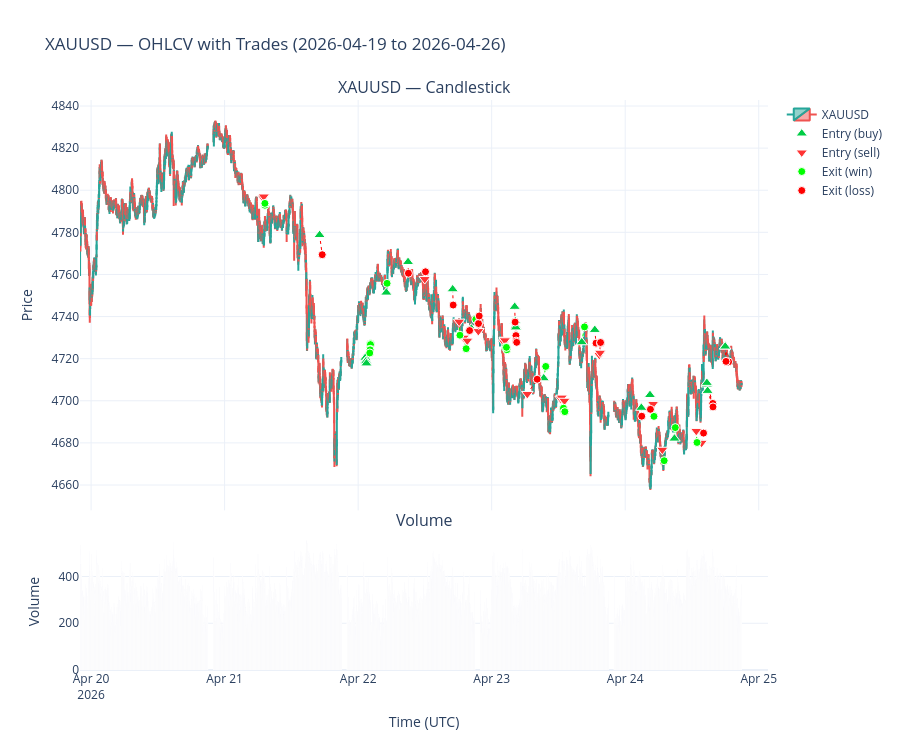

Notebook code cell kept with this figure:
### Code cell
if ohlcv is None or ohlcv.empty:
    print("No OHLCV data available to chart.")
else:
    # --- Pair IN/OUT deals for the selected symbol ---
    _sym_trades = (
        trades[trades["symbol"].str.startswith(SYMBOL)].copy()
        if not trades.empty
        else pd.DataFrame()
    )

    _entries = (
        _sym_trades[_sym_trades["entry_type"] == "IN"][
            ["position_id", "time", "price", "side"]
        ].rename(columns={"time": "entry_time", "price": "entry_price"})
    )
    _exits = (
        _sym_trades[_sym_trades["entry_type"].isin(["OUT", "OUT_BY", "INOUT"])][
            ["position_id", "time", "price", "net_pnl"]
        ].rename(columns={"time": "exit_time", "price": "exit_price"})
    )

    _pairs = _entries.merge(_exits, on="position_id", how="inner").copy()
    _pairs["result"] = _pairs["net_pnl"].apply(
        lambda x: "win" if x > 0 else ("loss" if x < 0 else "breakeven")
    )

    # Floor sub-minute timestamps so markers align with 1-min OHLCV bar open times.
    # MT5 deals carry second/millisecond precision; candlestick bars sit at exact
    # minute boundaries — without this floor, markers appear between candles.
    _pairs["entry_bar"] = _pairs["entry_time"].dt.floor("min")
    _pairs["exit_bar"]  = _pairs["exit_time"].dt.floor("min")

    _result_color = {"win": "lime", "loss": "red", "breakeven": "grey"}
    _side_color   = {"buy": "#00cc44", "sell": "#ff3333"}
    _entry_symbol = {"buy": "triangle-up", "sell": "triangle-down"}

    # --- Build chart ---
    fig = make_subplots(
        rows=2,
        cols=1,
        shared_xaxes=True,
        row_heights=[0.75, 0.25],
        vertical_spacing=0.04,
        subplot_titles=(f"{SYMBOL} — Candlestick", "Volume"),
    )

    fig.add_trace(
        go.Candlestick(
            x=ohlcv.index,
            open=ohlcv["Open"],
            high=ohlcv["High"],
            low=ohlcv["Low"],
            close=ohlcv["Close"],
            name=SYMBOL,
            increasing_line_color="#26a69a",
            decreasing_line_color="#ef5350",
        ),
        row=1,
        col=1,
    )

    fig.add_trace(
        go.Bar(
            x=ohlcv.index,
            y=ohlcv["Volume"],
            name="Volume",
            marker_color="rgba(100,100,200,0.4)",
            showlegend=False,
        ),
        row=2,
        col=1,
    )

    if not _pairs.empty:
        # Connector lines: use floored bar times for x so lines track candles
        for _, row_data in _pairs.iterrows():
            col_ = _result_color.get(row_data["result"], "grey")
            fig.add_trace(
                go.Scatter(
                    x=[row_data["entry_bar"], row_data["exit_bar"]],
                    y=[row_data["entry_price"], row_data["exit_price"]],
                    mode="lines",
                    line=dict(color=col_, width=1, dash="dot"),
                    showlegend=False,
                    hoverinfo="skip",
                ),
                row=1,
                col=1,
            )

        # Entry markers — x uses floored bar time, y uses actual fill price
        for side in ("buy", "sell"):
            _s = _pairs[_pairs["side"] == side]
            if _s.empty:
                continue
            fig.add_trace(
                go.Scatter(
                    x=_s["entry_bar"],
                    y=_s["entry_price"],
                    mode="markers",
                    name=f"Entry ({side})",
                    marker=dict(
                        symbol=_entry_symbol[side],
                        color=_side_color[side],
                        size=10,
                        line=dict(color="white", width=1),
                    ),
                    customdata=_s[["position_id", "entry_price", "entry_time"]].values,
                    hovertemplate=(
                        "Entry %{customdata[0]}<br>"
                        "Price: %{customdata[1]:.5f}<br>"
                        "Time: %{customdata[2]}<extra></extra>"
                    ),
                ),
                row=1,
                col=1,
            )

        # Exit markers — x uses floored bar time, y uses actual fill price
        for result in ("win", "loss", "breakeven"):
            _r = _pairs[_pairs["result"] == result]
            if _r.empty:
                continue
            fig.add_trace(
                go.Scatter(
                    x=_r["exit_bar"],
                    y=_r["exit_price"],
                    mode="markers",
                    name=f"Exit ({result})",
                    marker=dict(
                        symbol="circle",
                        color=_result_color[result],
                        size=8,
                        line=dict(color="white", width=1),
                    ),
                    customdata=_r[["position_id", "exit_price", "net_pnl", "exit_time"]].values,
                    hovertemplate=(
                        "Exit %{customdata[0]}<br>"
                        "Price: %{customdata[1]:.5f}<br>"
                        "Net PnL: %{customdata[2]:.2f}<br>"
                        "Time: %{customdata[3]}<extra></extra>"
                    ),
                ),
                row=1,
                col=1,
            )

    fig.update_layout(
        title=f"{SYMBOL} — OHLCV with Trades ({START_DATE} to {END_DATE})",
        template="plotly_white",
        height=750,
        hovermode="x unified",
        xaxis_rangeslider_visible=False,
    )
    fig.update_yaxes(title_text="Price", row=1, col=1)
    fig.update_yaxes(title_text="Volume", row=2, col=1)
    fig.update_xaxes(title_text="Time (UTC)", row=2, col=1)
    fig.show()
    print(f"Trades overlaid: {len(_pairs)} matched entry/exit pairs")

### Figure 1 — Plotly figure (JSON) as saved in the notebook; plotly's stock layout.template omitted (floating-point values rounded to 4 significant figures; data arrays with more than 128 entries replaced by an {"elided": "..."} marker saying what was removed)
{"data": [{"close": {"elided": "6886 float values"}, "decreasing": {"line": {"color": "#ef5350"}}, "high": {"elided": "6886 float values"}, "increasing": {"line": {"color": "#26a69a"}}, "low": {"elided": "6886 float values"}, "name": "XAUUSD", "open": {"elided": "6886 float values"}, "type": "candlestick", "x": {"elided": "6886 str values"}, "xaxis": "x", "yaxis": "y"}, {"marker": {"color": "rgba(100,100,200,0.4)"}, "name": "Volume", "showlegend": false, "type": "bar", "x": {"elided": "6886 str values"}, "xaxis": "x2", "y": {"elided": "6886 int values"}, "yaxis": "y2"}, {"hoverinfo": "skip", "line": {"color": "lime", "dash": "dot", "width": 1}, "mode": "lines", "showlegend": false, "type": "scatter", "x": ["2026-04-21T06:54:09+00:00", "2026-04-21T07:15:05+00:00"], "xaxis": "x", "y": [4796.0, 4793.0], "yaxis": "y"}, {"hoverinfo": "skip", "line": {"color": "lime", "dash": "dot", "width": 1}, "mode": "lines", "showlegend": false, "type": "scatter", "x": ["2026-04-21T07:02:24+00:00", "2026-04-21T07:14:25+00:00"], "xaxis": "x", "y": [4797.0, 4794.0], "yaxis": "y"}, {"hoverinfo": "skip", "line": {"color": "red", "dash": "dot", "width": 1}, "mode": "lines", "showlegend": false, "type": "scatter", "x": ["2026-04-21T17:04:13+00:00", "2026-04-21T17:32:42+00:00"], "xaxis": "x", "y": [4779.0, 4769.0], "yaxis": "y"}, {"hoverinfo": "skip", "line": {"color": "lime", "dash": "dot", "width": 1}, "mode": "lines", "showlegend": false, "type": "scatter", "x": ["2026-04-22T01:17:04+00:00", "2026-04-22T02:13:35+00:00"], "xaxis": "x", "y": [4721.0, 4727.0], "yaxis": "y"}, {"hoverinfo": "skip", "line": {"color": "lime", "dash": "dot", "width": 1}, "mode": "lines", "showlegend": false, "type": "scatter", "x": ["2026-04-22T01:18:03+00:00", "2026-04-22T02:12:53+00:00"], "xaxis": "x", "y": [4720.0, 4727.0], "yaxis": "y"}, {"hoverinfo": "skip", "line": {"color": "lime", "dash": "dot", "width": 1}, "mode": "lines", "showlegend": false, "type": "scatter", "x": ["2026-04-22T01:22:03+00:00", "2026-04-22T02:09:04+00:00"], "xaxis": "x", "y": [4719.0, 4724.0], "yaxis": "y"}, {"hoverinfo": "skip", "line": {"color": "lime", "dash": "dot", "width": 1}, "mode": "lines", "showlegend": false, "type": "scatter", "x": ["2026-04-22T01:23:03+00:00", "2026-04-22T02:08:43+00:00"], "xaxis": "x", "y": [4719.0, 4724.0], "yaxis": "y"}, {"hoverinfo": "skip", "line": {"color": "lime", "dash": "dot", "width": 1}, "mode": "lines", "showlegend": false, "type": "scatter", "x": ["2026-04-22T01:25:02+00:00", "2026-04-22T02:08:43+00:00"], "xaxis": "x", "y": [4719.0, 4724.0], "yaxis": "y"}, {"hoverinfo": "skip", "line": {"color": "lime", "dash": "dot", "width": 1}, "mode": "lines", "showlegend": false, "type": "scatter", "x": ["2026-04-22T01:29:29+00:00", "2026-04-22T02:05:08+00:00"], "xaxis": "x", "y": [4718.0, 4723.0], "yaxis": "y"}, {"hoverinfo": "skip", "line": {"color": "lime", "dash": "dot", "width": 1}, "mode": "lines", "showlegend": false, "type": "scatter", "x": ["2026-04-22T05:04:06+00:00", "2026-04-22T05:11:43+00:00"], "xaxis": "x", "y": [4751.0, 4756.0], "yaxis": "y"}, {"hoverinfo": "skip", "line": {"color": "red", "dash": "dot", "width": 1}, "mode": "lines", "showlegend": false, "type": "scatter", "x": ["2026-04-22T08:58:15+00:00", "2026-04-22T09:02:01+00:00"], "xaxis": "x", "y": [4766.0, 4761.0], "yaxis": "y"}, {"hoverinfo": "skip", "line": {"color": "red", "dash": "dot", "width": 1}, "mode": "lines", "showlegend": false, "type": "scatter", "x": ["2026-04-22T11:58:04+00:00", "2026-04-22T12:06:24+00:00"], "xaxis": "x", "y": [4758.0, 4761.0], "yaxis": "y"}, {"hoverinfo": "skip", "line": {"color": "red", "dash": "dot", "width": 1}, "mode": "lines", "showlegend": false, "type": "scatter", "x": ["2026-04-22T16:59:32+00:00", "2026-04-22T17:04:53+00:00"], "xaxis": "x", "y": [4753.0, 4745.0], "yaxis": "y"}, {"hoverinfo": "skip", "line": {"color": "lime", "dash": "dot", "width": 1}, "mode": "lines", "showlegend": false, "type": "scatter", "x": ["2026-04-22T18:09:10+00:00", "2026-04-22T18:17:39+00:00"], "xaxis": "x", "y": [4738.0, 4731.0], "yaxis": "y"}, {"hoverinfo": "skip", "line": {"color": "lime", "dash": "dot", "width": 1}, "mode": "lines", "showlegend": false, "type": "scatter", "x": ["2026-04-22T18:58:06+00:00", "2026-04-22T19:24:47+00:00"], "xaxis": "x", "y": [4730.0, 4725.0], "yaxis": "y"}, {"hoverinfo": "skip", "line": {"color": "red", "dash": "dot", "width": 1}, "mode": "lines", "showlegend": false, "type": "scatter", "x": ["2026-04-22T19:36:52+00:00", "2026-04-22T20:01:53+00:00"], "xaxis": "x", "y": [4729.0, 4733.0], "yaxis": "y"}, {"hoverinfo": "skip", "line": {"color": "lime", "dash": "dot", "width": 1}, "mode": "lines", "showlegend": false, "type": "scatter", "x": ["2026-04-22T20:20:19+00:00", "2026-04-22T21:08:52+00:00"], "xaxis": "x", "y": [4734.0, 4739.0], "yaxis": "y"}, {"hoverinfo": "skip", "line": {"color": "red", "dash": "dot", "width": 1}, "mode": "lines", "showlegend": false, "type": "scatter", "x": ["2026-04-22T21:35:09+00:00", "2026-04-22T21:37:58+00:00"], "xaxis": "x", "y": [4733.0, 4737.0], "yaxis": "y"}, {"hoverinfo": "skip", "line": {"color": "red", "dash": "dot", "width": 1}, "mode": "lines", "showlegend": false, "type": "scatter", "x": ["2026-04-22T21:36:02+00:00", "2026-04-22T21:37:58+00:00"], "xaxis": "x", "y": [4733.0, 4737.0], "yaxis": "y"}, {"hoverinfo": "skip", "line": {"color": "red", "dash": "dot", "width": 1}, "mode": "lines", "showlegend": false, "type": "scatter", "x": ["2026-04-22T21:39:20+00:00", "2026-04-22T21:45:40+00:00"], "xaxis": "x", "y": [4736.0, 4740.0], "yaxis": "y"}, {"hoverinfo": "skip", "line": {"color": "lime", "dash": "dot", "width": 1}, "mode": "lines", "showlegend": false, "type": "scatter", "x": ["2026-04-23T02:14:17+00:00", "2026-04-23T02:43:33+00:00"], "xaxis": "x", "y": [4728.0, 4724.0], "yaxis": "y"}, {"hoverinfo": "skip", "line": {"color": "lime", "dash": "dot", "width": 1}, "mode": "lines", "showlegend": false, "type": "scatter", "x": ["2026-04-23T02:21:25+00:00", "2026-04-23T02:26:12+00:00"], "xaxis": "x", "y": [4729, 4726.0], "yaxis": "y"}, {"hoverinfo": "skip", "line": {"color": "lime", "dash": "dot", "width": 1}, "mode": "lines", "showlegend": false, "type": "scatter", "x": ["2026-04-23T02:22:18+00:00", "2026-04-23T02:38:51+00:00"], "xaxis": "x", "y": [4729.0, 4725.0], "yaxis": "y"}, {"hoverinfo": "skip", "line": {"color": "red", "dash": "dot", "width": 1}, "mode": "lines", "showlegend": false, "type": "scatter", "x": ["2026-04-23T04:08:10+00:00", "2026-04-23T04:13:09+00:00"], "xaxis": "x", "y": [4745.0, 4737.0], "yaxis": "y"}, {"hoverinfo": "skip", "line": {"color": "red", "dash": "dot", "width": 1}, "mode": "lines", "showlegend": false, "type": "scatter", "x": ["2026-04-23T04:15:08+00:00", "2026-04-23T04:21:50+00:00"], "xaxis": "x", "y": [4738.0, 4731.0], "yaxis": "y"}, {"hoverinfo": "skip", "line": {"color": "red", "dash": "dot", "width": 1}, "mode": "lines", "showlegend": false, "type": "scatter", "x": ["2026-04-23T04:18:03+00:00", "2026-04-23T04:23:27+00:00"], "xaxis": "x", "y": [4736.0, 4728.0], "yaxis": "y"}, {"hoverinfo": "skip", "line": {"color": "red", "dash": "dot", "width": 1}, "mode": "lines", "showlegend": false, "type": "scatter", "x": ["2026-04-23T04:20:11+00:00", "2026-04-23T04:29:44+00:00"], "xaxis": "x", "y": [4735.0, 4728.0], "yaxis": "y"}, {"hoverinfo": "skip", "line": {"color": "red", "dash": "dot", "width": 1}, "mode": "lines", "showlegend": false, "type": "scatter", "x": ["2026-04-23T06:24:10+00:00", "2026-04-23T08:10:41+00:00"], "xaxis": "x", "y": [4703.0, 4710.0], "yaxis": "y"}, {"hoverinfo": "skip", "line": {"color": "lime", "dash": "dot", "width": 1}, "mode": "lines", "showlegend": false, "type": "scatter", "x": ["2026-04-23T09:21:36+00:00", "2026-04-23T09:42:57+00:00"], "xaxis": "x", "y": [4711.0, 4716.0], "yaxis": "y"}, {"hoverinfo": "skip", "line": {"color": "lime", "dash": "dot", "width": 1}, "mode": "lines", "showlegend": false, "type": "scatter", "x": ["2026-04-23T12:24:13+00:00", "2026-04-23T12:54:12+00:00"], "xaxis": "x", "y": [4701.0, 4696.0], "yaxis": "y"}, {"hoverinfo": "skip", "line": {"color": "lime", "dash": "dot", "width": 1}, "mode": "lines", "showlegend": false, "type": "scatter", "x": ["2026-04-23T12:34:51+00:00", "2026-04-23T12:54:10+00:00"], "xaxis": "x", "y": [4702.0, 4696.0], "yaxis": "y"}, {"hoverinfo": "skip", "line": {"color": "lime", "dash": "dot", "width": 1}, "mode": "lines", "showlegend": false, "type": "scatter", "x": ["2026-04-23T13:04:39+00:00", "2026-04-23T13:08:58+00:00"], "xaxis": "x", "y": [4700.0, 4695.0], "yaxis": "y"}, {"hoverinfo": "skip", "line": {"color": "lime", "dash": "dot", "width": 1}, "mode": "lines", "showlegend": false, "type": "scatter", "x": ["2026-04-23T16:11:13+00:00", "2026-04-23T16:40:52+00:00"], "xaxis": "x", "y": [4728.0, 4735.0], "yaxis": "y"}, {"hoverinfo": "skip", "line": {"color": "red", "dash": "dot", "width": 1}, "mode": "lines", "showlegend": false, "type": "scatter", "x": ["2026-04-23T18:32:04+00:00", "2026-04-23T18:45:01+00:00"], "xaxis": "x", "y": [4734.0, 4727.0], "yaxis": "y"}, {"hoverinfo": "skip", "line": {"color": "red", "dash": "dot", "width": 1}, "mode": "lines", "showlegend": false, "type": "scatter", "x": ["2026-04-23T19:21:02+00:00", "2026-04-23T19:33:46+00:00"], "xaxis": "x", "y": [4722.0, 4727.0], "yaxis": "y"}, {"hoverinfo": "skip", "line": {"color": "red", "dash": "dot", "width": 1}, "mode": "lines", "showlegend": false, "type": "scatter", "x": ["2026-04-23T19:29:08+00:00", "2026-04-23T19:34:09+00:00"], "xaxis": "x", "y": [4723.0, 4728.0], "yaxis": "y"}, {"hoverinfo": "skip", "line": {"color": "red", "dash": "dot", "width": 1}, "mode": "lines", "showlegend": false, "type": "scatter", "x": ["2026-04-24T02:54:01+00:00", "2026-04-24T02:58:02+00:00"], "xaxis": "x", "y": [4697.0, 4693.0], "yaxis": "y"}, {"hoverinfo": "skip", "line": {"color": "red", "dash": "dot", "width": 1}, "mode": "lines", "showlegend": false, "type": "scatter", "x": ["2026-04-24T04:27:02+00:00", "2026-04-24T04:32:00+00:00"], "xaxis": "x", "y": [4703.0, 4696.0], "yaxis": "y"}, {"hoverinfo": "skip", "line": {"color": "lime", "dash": "dot", "width": 1}, "mode": "lines", "showlegend": false, "type": "scatter", "x": ["2026-04-24T05:00:27+00:00", "2026-04-24T05:10:12+00:00"], "xaxis": "x", "y": [4699.0, 4693.0], "yaxis": "y"}, {"hoverinfo": "skip", "line": {"color": "lime", "dash": "dot", "width": 1}, "mode": "lines", "showlegend": false, "type": "scatter", "x": ["2026-04-24T06:40:06+00:00", "2026-04-24T07:00:02+00:00"], "xaxis": "x", "y": [4677.0, 4672.0], "yaxis": "y"}, {"hoverinfo": "skip", "line": {"color": "lime", "dash": "dot", "width": 1}, "mode": "lines", "showlegend": false, "type": "scatter", "x": ["2026-04-24T08:51:02+00:00", "2026-04-24T09:00:01+00:00"], "xaxis": "x", "y": [4682.0, 4687.0], "yaxis": "y"}, {"hoverinfo": "skip", "line": {"color": "lime", "dash": "dot", "width": 1}, "mode": "lines", "showlegend": false, "type": "scatter", "x": ["2026-04-24T12:46:09+00:00", "2026-04-24T12:54:20+00:00"], "xaxis": "x", "y": [4686.0, 4680.0], "yaxis": "y"}, {"hoverinfo": "skip", "line": {"color": "red", "dash": "dot", "width": 1}, "mode": "lines", "showlegend": false, "type": "scatter", "x": ["2026-04-24T13:44:07+00:00", "2026-04-24T14:04:51+00:00"], "xaxis": "x", "y": [4680.0, 4685.0], "yaxis": "y"}, {"hoverinfo": "skip", "line": {"color": "red", "dash": "dot", "width": 1}, "mode": "lines", "showlegend": false, "type": "scatter", "x": ["2026-04-24T14:39:25+00:00", "2026-04-24T15:45:47+00:00"], "xaxis": "x", "y": [4708.0, 4698.0], "yaxis": "y"}, {"hoverinfo": "skip", "line": {"color": "red", "dash": "dot", "width": 1}, "mode": "lines", "showlegend": false, "type": "scatter", "x": ["2026-04-24T14:40:45+00:00", "2026-04-24T15:44:33+00:00"], "xaxis": "x", "y": [4708.0, 4699.0], "yaxis": "y"}, {"hoverinfo": "skip", "line": {"color": "red", "dash": "dot", "width": 1}, "mode": "lines", "showlegend": false, "type": "scatter", "x": ["2026-04-24T14:48:22+00:00", "2026-04-24T15:46:43+00:00"], "xaxis": "x", "y": [4705.0, 4697.0], "yaxis": "y"}, {"hoverinfo": "skip", "line": {"color": "red", "dash": "dot", "width": 1}, "mode": "lines", "showlegend": false, "type": "scatter", "x": ["2026-04-24T17:57:11+00:00", "2026-04-24T18:34:56+00:00"], "xaxis": "x", "y": [4726.0, 4718.0], "yaxis": "y"}, {"hoverinfo": "skip", "line": {"color": "red", "dash": "dot", "width": 1}, "mode": "lines", "showlegend": false, "type": "scatter", "x": ["2026-04-24T17:58:13+00:00", "2026-04-24T18:07:08+00:00"], "xaxis": "x", "y": [4726.0, 4719.0], "yaxis": "y"}, {"customdata": [[290800000.0, 4779.0], [291200000.0, 4721.0], [291200000.0, 4720.0], [291200000.0, 4719.0], [291200000.0, 4719.0], [291200000.0, 4719.0], [291200000.0, 4718.0], [291200000.0, 4751.0], [291300000.0, 4766.0], [291500000.0, 4753.0], [291700000.0, 4734.0], [291800000.0, 4745.0], [291800000.0, 4738.0], [291800000.0, 4736.0], [291800000.0, 4735.0], [291900000.0, 4711.0], [292100000.0, 4728.0], [292200000.0, 4734.0], [292400000.0, 4697.0], [292500000.0, 4703.0], [292600000.0, 4682.0], [292800000.0, 4708.0], [292800000.0, 4708.0], [292800000.0, 4705.0], [292900000.0, 4726.0], [292900000.0, 4726.0]], "hovertemplate": "Entry %{customdata[0]}<br>Price: %{customdata[1]:.5f}<extra></extra>", "marker": {"color": "#00cc44", "line": {"color": "white", "width": 1}, "size": 10, "symbol": "triangle-up"}, "mode": "markers", "name": "Entry (buy)", "type": "scatter", "x": ["2026-04-21T17:04:13", "2026-04-22T01:17:04", "2026-04-22T01:18:03", "2026-04-22T01:22:03", "2026-04-22T01:23:03", "2026-04-22T01:25:02", "2026-04-22T01:29:29", "2026-04-22T05:04:06", "2026-04-22T08:58:15", "2026-04-22T16:59:32", "2026-04-22T20:20:19", "2026-04-23T04:08:10", "2026-04-23T04:15:08", "2026-04-23T04:18:03", "2026-04-23T04:20:11", "2026-04-23T09:21:36", "2026-04-23T16:11:13", "2026-04-23T18:32:04", "2026-04-24T02:54:01", "2026-04-24T04:27:02", "2026-04-24T08:51:02", "2026-04-24T14:39:25", "2026-04-24T14:40:45", "2026-04-24T14:48:22", "2026-04-24T17:57:11", "2026-04-24T17:58:13"], "xaxis": "x", "y": [4779.0, 4721.0, 4720.0, 4719.0, 4719.0, 4719.0, 4718.0, 4751.0, 4766.0, 4753.0, 4734.0, 4745.0, 4738.0, 4736.0, 4735.0, 4711.0, 4728.0, 4734.0, 4697.0, 4703.0, 4682.0, 4708.0, 4708.0, 4705.0, 4726.0, 4726.0], "yaxis": "y"}, {"customdata": [[290400000.0, 4796.0], [290400000.0, 4797.0], [291400000.0, 4758.0], [291600000.0, 4738.0], [291600000.0, 4730.0], [291600000.0, 4729.0], [291700000.0, 4733.0], [291700000.0, 4733.0], [291700000.0, 4736.0], [291700000.0, 4728.0], [291700000.0, 4729.0], [291700000.0, 4729.0], [291900000.0, 4703.0], [292000000.0, 4701.0], [292000000.0, 4702.0], [292000000.0, 4700.0], [292300000.0, 4722.0], [292300000.0, 4723.0], [292500000.0, 4699.0], [292500000.0, 4677.0], [292700000.0, 4686.0], [292700000.0, 4680.0]], "hovertemplate": "Entry %{customdata[0]}<br>Price: %{customdata[1]:.5f}<extra></extra>", "marker": {"color": "#ff3333", "line": {"color": "white", "width": 1}, "size": 10, "symbol": "triangle-down"}, "mode": "markers", "name": "Entry (sell)", "type": "scatter", "x": ["2026-04-21T06:54:09", "2026-04-21T07:02:24", "2026-04-22T11:58:04", "2026-04-22T18:09:10", "2026-04-22T18:58:06", "2026-04-22T19:36:52", "2026-04-22T21:35:09", "2026-04-22T21:36:02", "2026-04-22T21:39:20", "2026-04-23T02:14:17", "2026-04-23T02:21:25", "2026-04-23T02:22:18", "2026-04-23T06:24:10", "2026-04-23T12:24:13", "2026-04-23T12:34:51", "2026-04-23T13:04:39", "2026-04-23T19:21:02", "2026-04-23T19:29:08", "2026-04-24T05:00:27", "2026-04-24T06:40:06", "2026-04-24T12:46:09", "2026-04-24T13:44:07"], "xaxis": "x", "y": [4796.0, 4797.0, 4758.0, 4738.0, 4730.0, 4729.0, 4733.0, 4733.0, 4736.0, 4728.0, 4729.0, 4729.0, 4703.0, 4701.0, 4702.0, 4700.0, 4722.0, 4723.0, 4699.0, 4677.0, 4686.0, 4680.0], "yaxis": "y"}, {"customdata": [[290400000.0, 4793.0, 49.82], [290400000.0, 4794.0, 45.63], [291200000.0, 4727.0, 91.02], [291200000.0, 4727.0, 87.53], [291200000.0, 4724.0, 78.86], [291200000.0, 4724.0, 74.67], [291200000.0, 4724.0, 75.65], [291200000.0, 4723.0, 69.36], [291200000.0, 4756.0, 61.43], [291600000.0, 4731.0, 89.96], [291600000.0, 4725.0, 73.35], [291700000.0, 4739.0, 61.86], [291700000.0, 4724.0, 48.61], [291700000.0, 4726.0, 48.61], [291700000.0, 4725.0, 47.07], [291900000.0, 4716.0, 78.7], [292000000.0, 4696.0, 76.94], [292000000.0, 4696.0, 70.23], [292000000.0, 4695.0, 72.49], [292100000.0, 4735.0, 102.1], [292500000.0, 4693.0, 83.07], [292500000.0, 4672.0, 73.04], [292600000.0, 4687.0, 73.39], [292700000.0, 4680.0, 76.99]], "hovertemplate": "Exit %{customdata[0]}<br>Price: %{customdata[1]:.5f}<br>Net PnL: %{customdata[2]:.2f}<extra></extra>", "marker": {"color": "lime", "line": {"color": "white", "width": 1}, "size": 8, "symbol": "circle"}, "mode": "markers", "name": "Exit (win)", "type": "scatter", "x": ["2026-04-21T07:15:05", "2026-04-21T07:14:25", "2026-04-22T02:13:35", "2026-04-22T02:12:53", "2026-04-22T02:09:04", "2026-04-22T02:08:43", "2026-04-22T02:08:43", "2026-04-22T02:05:08", "2026-04-22T05:11:43", "2026-04-22T18:17:39", "2026-04-22T19:24:47", "2026-04-22T21:08:52", "2026-04-23T02:43:33", "2026-04-23T02:26:12", "2026-04-23T02:38:51", "2026-04-23T09:42:57", "2026-04-23T12:54:12", "2026-04-23T12:54:10", "2026-04-23T13:08:58", "2026-04-23T16:40:52", "2026-04-24T05:10:12", "2026-04-24T07:00:02", "2026-04-24T09:00:01", "2026-04-24T12:54:20"], "xaxis": "x", "y": [4793.0, 4794.0, 4727.0, 4727.0, 4724.0, 4724.0, 4724.0, 4723.0, 4756.0, 4731.0, 4725.0, 4739.0, 4724.0, 4726.0, 4725.0, 4716.0, 4696.0, 4696.0, 4695.0, 4735.0, 4693.0, 4672.0, 4687.0, 4680.0], "yaxis": "y"}, {"customdata": [[290800000.0, 4769.0, -130.1], [291300000.0, 4761.0, -74.64], [291400000.0, 4761.0, -48.27], [291500000.0, 4745.0, -104.4], [291600000.0, 4733.0, -66.9], [291700000.0, 4737.0, -52.24], [291700000.0, 4737.0, -50.28], [291700000.0, 4740.0, -56.42], [291800000.0, 4737.0, -101.3], [291800000.0, 4731.0, -96.0], [291800000.0, 4728.0, -100.9], [291800000.0, 4728.0, -99.1], [291900000.0, 4710.0, -97.63], [292200000.0, 4727.0, -87.49], [292300000.0, 4727.0, -77.84], [292300000.0, 4728.0, -67.92], [292400000.0, 4693.0, -55.97], [292500000.0, 4696.0, -95.36], [292700000.0, 4685.0, -64.62], [292800000.0, 4698.0, -143.1], [292800000.0, 4699.0, -136.8], [292800000.0, 4697.0, -106.5], [292900000.0, 4718.0, -102.0], [292900000.0, 4719.0, -98.75]], "hovertemplate": "Exit %{customdata[0]}<br>Price: %{customdata[1]:.5f}<br>Net PnL: %{customdata[2]:.2f}<extra></extra>", "marker": {"color": "red", "line": {"color": "white", "width": 1}, "size": 8, "symbol": "circle"}, "mode": "markers", "name": "Exit (loss)", "type": "scatter", "x": ["2026-04-21T17:32:42", "2026-04-22T09:02:01", "2026-04-22T12:06:24", "2026-04-22T17:04:53", "2026-04-22T20:01:53", "2026-04-22T21:37:58", "2026-04-22T21:37:58", "2026-04-22T21:45:40", "2026-04-23T04:13:09", "2026-04-23T04:21:50", "2026-04-23T04:23:27", "2026-04-23T04:29:44", "2026-04-23T08:10:41", "2026-04-23T18:45:01", "2026-04-23T19:33:46", "2026-04-23T19:34:09", "2026-04-24T02:58:02", "2026-04-24T04:32:00", "2026-04-24T14:04:51", "2026-04-24T15:45:47", "2026-04-24T15:44:33", "2026-04-24T15:46:43", "2026-04-24T18:34:56", "2026-04-24T18:07:08"], "xaxis": "x", "y": [4769.0, 4761.0, 4761.0, 4745.0, 4733.0, 4737.0, 4737.0, 4740.0, 4737.0, 4731.0, 4728.0, 4728.0, 4710.0, 4727.0, 4727.0, 4728.0, 4693.0, 4696.0, 4685.0, 4698.0, 4699.0, 4697.0, 4718.0, 4719.0], "yaxis": "y"}], "layout": {"annotations": [{"font": {"size": 16}, "showarrow": false, "text": "XAUUSD — Candlestick", "x": 0.5, "xanchor": "center", "xref": "paper", "y": 1, "yanchor": "bottom", "yref": "paper"}, {"font": {"size": 16}, "showarrow": false, "text": "Volume", "x": 0.5, "xanchor": "center", "xref": "paper", "y": 0.24, "yanchor": "bottom", "yref": "paper"}], "height": 750, "hovermode": "x unified", "title": {"text": "XAUUSD — OHLCV with Trades (2026-04-19 to 2026-04-26)"}, "xaxis": {"anchor": "y", "domain": [0, 1], "matches": "x2", "rangeslider": {"visible": false}, "showticklabels": false}, "xaxis2": {"anchor": "y2", "domain": [0, 1], "title": {"text": "Time (UTC)"}}, "yaxis": {"anchor": "x", "domain": [0.28, 1], "title": {"text": "Price"}}, "yaxis2": {"anchor": "x2", "domain": [0, 0.24], "title": {"text": "Volume"}}}}
